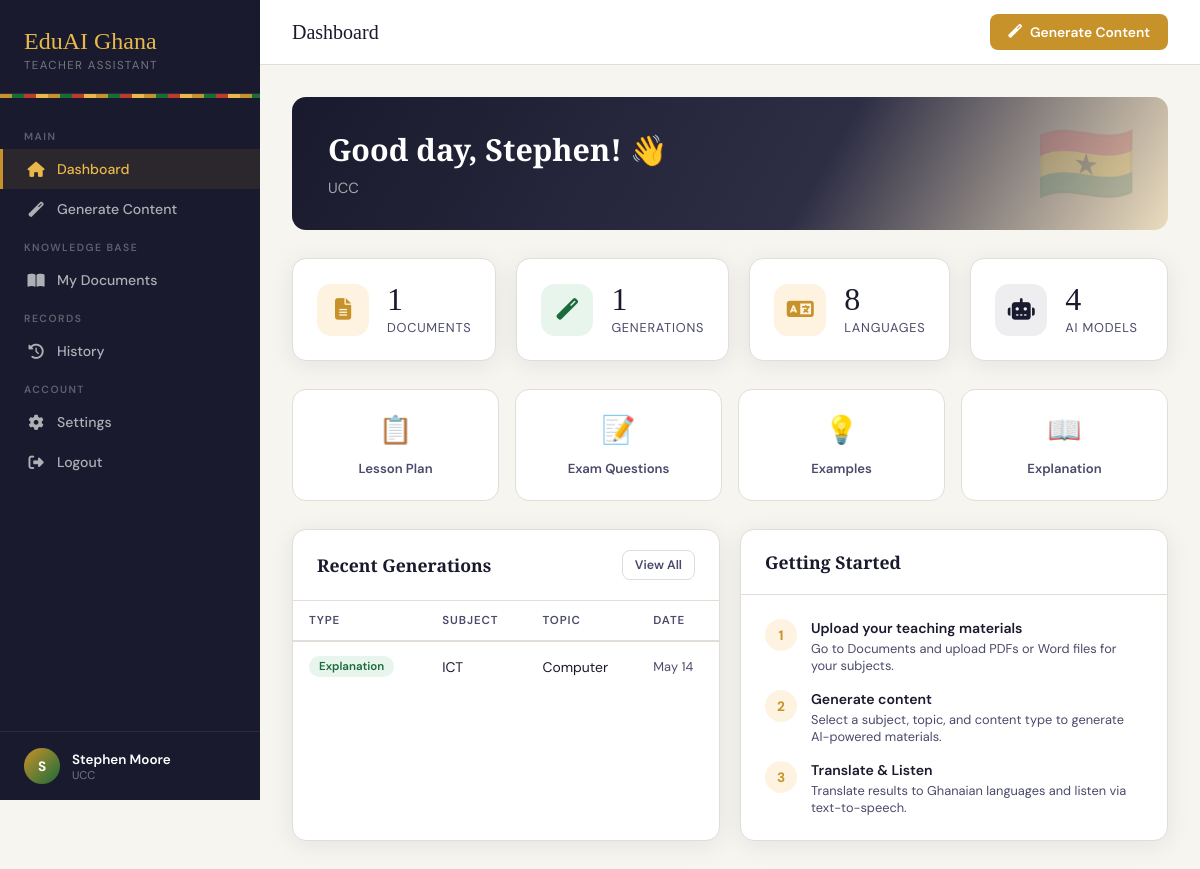
The app's page /dashboard (signed in) with its own data.
### shared/models/database.py (models this page shows)
class User(UserMixin, db.Model):
    __tablename__ = 'users'
    id = db.Column(db.Integer, primary_key=True)
    name = db.Column(db.String(150), nullable=False)
    email = db.Column(db.String(150), unique=True, nullable=False)
    password = db.Column(db.String(200), nullable=False)
    school = db.Column(db.String(200))
    region = db.Column(db.String(100))
    preferred_llm = db.Column(db.String(50), default='groq')
    created_at = db.Column(db.DateTime, default=datetime.utcnow)
    documents = db.relationship('Document', backref='teacher', lazy=True)
    generations = db.relationship('Generation', backref='teacher', lazy=True)

class Generation(db.Model):
    __tablename__ = 'generations'
    id = db.Column(db.Integer, primary_key=True)
    user_id = db.Column(db.Integer, db.ForeignKey('users.id'), nullable=False)
    subject = db.Column(db.String(100))
    grade_level = db.Column(db.String(50))
    generation_type = db.Column(db.String(50))  # lesson_plan, exam_questions, examples, explanation
    prompt = db.Column(db.Text)
    response_english = db.Column(db.Text)
    response_translated = db.Column(db.Text)
    target_language = db.Column(db.String(50))
    audio_url = db.Column(db.String(500))
    llm_used = db.Column(db.String(50))
    created_at = db.Column(db.DateTime, default=datetime.utcnow)

### flask_app/routes/dashboard.py (the view)
@dash_bp.route('/dashboard')
@login_required
def home():
    doc_count = Document.query.filter_by(user_id=current_user.id).count()
    gen_count = Generation.query.filter_by(user_id=current_user.id).count()
    recent_gens = Generation.query.filter_by(user_id=current_user.id)\
        .order_by(Generation.created_at.desc()).limit(5).all()
    return render_template('dashboard/home.html',
                           doc_count=doc_count,
                           gen_count=gen_count,
                           recent_gens=recent_gens)

### flask_app/templates/dashboard/home.html (shortened to what this page needs)
{% extends "base.html" %}
{% block page_title %}Dashboard{% endblock %}
{% block topbar_actions %}
<a href="{{ url_for('generate.index') }}" class="btn btn-primary"><i class="fas fa-magic"></i> Generate Content</a>
{% endblock %}
{% block content %}
<div class="welcome-banner">
  <h1>Good day, {{ current_user.name.split()[0] }}! 👋</h1>
  <p>{{ current_user.school or 'Welcome to EduAI Ghana' }}{% if current_user.region %} · {{ current_user.region }} Region{% endif %}</p>
</div>
<div class="grid-4" style="margin-bottom:28px;">
  <div class="stat-card">
    <div class="stat-icon gold"><i class="fas fa-file-alt"></i></div>
    <div><div class="stat-num">{{ doc_count }}</div><div class="stat-label">Documents</div></div>
  </div>
  <div class="stat-card">
    <div class="stat-icon green"><i class="fas fa-magic"></i></div>
    <div><div class="stat-num">{{ gen_count }}</div><div class="stat-label">Generations</div></div>
  </div>
  <div class="stat-card">
    <div class="stat-icon gold"><i class="fas fa-language"></i></div>
    <div><div class="stat-num">8</div><div class="stat-label">Languages</div></div>
  </div>
  <div class="stat-card">
    <div class="stat-icon dark"><i class="fas fa-robot"></i></div>
    <div><div class="stat-num">4</div><div class="stat-label">AI Models</div></div>
  </div>
</div>
<div class="quick-actions">
  <a href="{{ url_for('generate.index') }}?type=lesson_plan" class="quick-btn">
    <span class="qb-icon">📋</span><span class="qb-label">Lesson Plan</span>
  </a>
  <a href="{{ url_for('generate.index') }}?type=exam_questions" class="quick-btn">
    <span class="qb-icon">📝</span><span class="qb-label">Exam Questions</span>
  </a>
  <a href="{{ url_for('generate.index') }}?type=examples" class="quick-btn">
    <span class="qb-icon">💡</span><span class="qb-label">Examples</span>
  </a>
  <a href="{{ url_for('generate.index') }}?type=explanation" class="quick-btn">
    <span class="qb-icon">📖</span><span class="qb-label">Explanation</span>
  </a>
</div>
<div class="grid-2">
  <div class="card">
    <div class="card-header">
      <h3>Recent Generations</h3>
      <a href="{{ url_for('generate.history') }}" class="btn btn-outline btn-sm">View All</a>
    </div>
    <div class="card-body" style="padding:0;">
      {% if recent_gens %}
      <table class="table">
        <thead><tr><th>Type</th><th>Subject</th><th>Topic</th><th>Date</th></tr></thead>
        <tbody>
          {% for g in recent_gens %}
          <tr onclick="window.location='/history/' + '{{ g.id }}'" style="cursor:pointer;">
            <td><span class="gen-type-pill pill-{{ g.generation_type }}">{{ g.generation_type.replace('_',' ').title() }}</span></td>
            <td>{{ g.subject }}</td>
            <td>{{ g.prompt[:30] }}{% if g.prompt|length > 30 %}...{% endif %}</td>
            <td style="color:var(--mid);font-size:0.8rem;">{{ g.created_at.strftime('%b %d') }}</td>
          </tr>
          {% endfor %}
        </tbody>
      </table>
      {% else %}
      <div style="padding:36px;text-align:center;color:var(--mid);">
        <i class="fas fa-magic" style="font-size:2rem;opacity:0.3;margin-bottom:12px;display:block;"></i>
        No generations yet. <a href="{{ url_for('generate.index') }}" style="color:var(--gold);">Create your first one!</a>
      </div>
      {% endif %}
    </div>
  </div>
  <div class="card">
    <div class="card-header">
      <h3>Getting Started</h3>
    </div>
    <div class="card-body">
      <div style="display:flex;flex-direction:column;gap:16px;">
        {% set steps = [
          ('1', 'fas fa-upload', 'Upload your teaching materials', 'Go to Documents and upload PDFs or Word files for your subjects.', 'documents.index'),
          ('2', 'fas fa-magic', 'Generate content', 'Select a subject, topic, and content type to generate AI-powered materials.', 'generate.index'),
          ('3', 'fas fa-language', 'Translate & Listen', 'Translate results to Ghanaian languages and listen via text-to-speech.', 'generate.index')
        ] %}
        {% for num, icon, title, desc, route in steps %}
        <div style="display:flex;gap:14px;align-items:flex-start;">
          <div style="width:32px;height:32px;border-radius:50%;background:var(--gold-pale);color:var(--gold);display:flex;align-items:center;justify-content:center;font-weight:700;font-size:0.85rem;flex-shrink:0;">{{ num }}</div>
          <div>
            <div style="font-weight:600;font-size:0.88rem;margin-bottom:3px;">{{ title }}</div>
            <div style="font-size:0.8rem;color:var(--mid);">{{ desc }}</div>
          </div>
        </div>
        {% endfor %}
      </div>
    </div>
  </div>
</div>
{% endblock %}

### flask_app/templates/base.html (shortened to what this page needs)
<!DOCTYPE html>
<html lang="en">
<head>
  <link rel="stylesheet" href="https://cdnjs.cloudflare.com/ajax/libs/font-awesome/6.5.1/css/all.min.css">
</head>
<body>
{% if current_user.is_authenticated %}
<nav class="sidebar">
  <div class="sidebar-brand">
    <div class="logo-text">EduAI Ghana</div>
    <div class="logo-sub">Teacher Assistant</div>
  </div>
  <div class="sidebar-kente"></div>
  <div class="sidebar-nav">
    <div class="nav-section-label">Main</div>
    <a href="{{ url_for('dashboard.home') }}" class="nav-link {% if request.endpoint == 'dashboard.home' %}active{% endif %}">
      <i class="fas fa-home"></i> Dashboard
    </a>
    <a href="{{ url_for('generate.index') }}" class="nav-link {% if request.endpoint in ['generate.index','generate.generate'] %}active{% endif %}">
      <i class="fas fa-magic"></i> Generate Content
    </a>
    <div class="nav-section-label">Knowledge Base</div>
    <a href="{{ url_for('documents.index') }}" class="nav-link {% if request.endpoint == 'documents.index' %}active{% endif %}">
      <i class="fas fa-book-open"></i> My Documents
    </a>
    <div class="nav-section-label">Records</div>
    <a href="{{ url_for('generate.history') }}" class="nav-link {% if request.endpoint == 'generate.history' %}active{% endif %}">
      <i class="fas fa-history"></i> History
    </a>
    <div class="nav-section-label">Account</div>
    <a href="{{ url_for('settings.index') }}" class="nav-link {% if request.endpoint == 'settings.index' %}active{% endif %}">
      <i class="fas fa-cog"></i> Settings
    </a>
    <a href="{{ url_for('auth.logout') }}" class="nav-link">
      <i class="fas fa-sign-out-alt"></i> Logout
    </a>
  </div>
  <div class="sidebar-user">
    <div class="user-avatar">{{ current_user.name[0].upper() }}</div>
    <div class="user-info">
      <div class="user-name">{{ current_user.name }}</div>
      <div class="user-role">{{ current_user.school or 'Teacher' }}</div>
    </div>
  </div>
</nav>
<div class="main-wrapper">
  <div class="topbar">
    <div class="topbar-title">{% block page_title %}{% endblock %}</div>
    <div class="topbar-actions">{% block topbar_actions %}{% endblock %}</div>
  </div>
  <div class="main-content">
    {% block content %}{% endblock %}
  </div>
</div>
{% else %}
{% block auth_content %}{% endblock %}
{% endif %}
</body>
</html>

### flask_app/templates/dashboard/home.html (style rules this page uses)
.welcome-banner { background: linear-gradient(120deg, var(--dark) 0%, var(--dark-2) 60%, rgba(200,146,42,0.25) 100%); border-radius: var(--radius); padding: 32px 36px; margin-bottom: 28px; position: relative; overflow: hidden; color: white; }
.welcome-banner::after { content: '🇬🇭'; position: absolute; right: 32px; top: 50%; transform: translateY(-50%); font-size: 5rem; opacity: 0.15; }
.welcome-banner h1 { font-family: var(--font-display); font-size: 1.9rem; margin-bottom: 8px; }
.welcome-banner p { color: rgba(255,255,255,0.6); font-size: 0.92rem; }
.stat-card { background: var(--white); border-radius: var(--radius); border: 1px solid var(--border); padding: 24px; display: flex; align-items: center; gap: 18px; box-shadow: var(--shadow); transition: transform 0.2s; }
.stat-icon { width: 52px; height: 52px; border-radius: 14px; display: flex; align-items: center; justify-content: center; font-size: 1.35rem; flex-shrink: 0; }
.stat-icon.gold { background: var(--gold-pale); color: var(--gold); }
.stat-icon.green { background: var(--green-pale); color: var(--green); }
.stat-icon.dark { background: rgba(26,26,46,0.07); color: var(--dark); }
.stat-num { font-family: var(--font-display); font-size: 2rem; color: var(--dark); line-height: 1; }
.stat-label { font-size: 0.8rem; color: var(--mid); margin-top: 4px; text-transform: uppercase; letter-spacing: 0.06em; }
.quick-actions { display: grid; grid-template-columns: repeat(4,1fr); gap: 16px; margin: 28px 0; }
.quick-btn { background: var(--white); border: 1.5px solid var(--border); border-radius: var(--radius); padding: 22px 18px; text-align: center; text-decoration: none; color: var(--dark); transition: all 0.2s; cursor: pointer; }
.quick-btn .qb-icon { font-size: 1.7rem; margin-bottom: 10px; display: block; }
.quick-btn .qb-label { font-size: 0.82rem; font-weight: 600; color: var(--mid); }
.gen-type-pill { display: inline-block; padding: 3px 10px; border-radius: 20px; font-size: 0.72rem; font-weight: 600; }
.pill-explanation { background: var(--green-pale); color: var(--green); }

### records on screen
User: name "S", name "Stephen Moore", school "UCC", name "Stephen"
Generation: generation_type.replace "Explanation", subject "ICT", prompt "Computer", created_at "May 14"

### other values on screen
{{ doc_count }} "1"
{{ gen_count }} "1"
{{ num }} "1" "2" "3"
{{ title }} "Upload your teaching materials" "Generate content" "Translate & Listen"
{{ desc }} "Go to Documents and upload PDFs or Word files for your subjects." "Select a subject, topic, and content type to generate AI-powered materials." "Translate results to Ghanaian languages and listen via text-to-speech."
